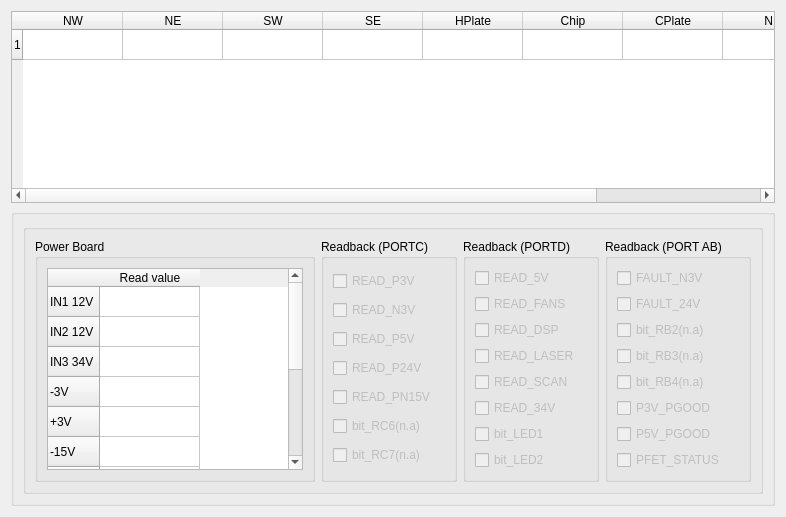
         <widget class="QWidget" name="tab_8">
          <attribute name="title">
           <string>Monitor</string>
          </attribute>
          <layout class="QVBoxLayout" name="verticalLayout_2">
           <item>
            <widget class="QTableWidget" name="temp_matrix">
             <property name="sizePolicy">
              <sizepolicy hsizetype="Minimum" vsizetype="Minimum">
               <horstretch>0</horstretch>
               <verstretch>0</verstretch>
              </sizepolicy>
             </property>
             <property name="rowCount">
              <number>1</number>
             </property>
             <property name="columnCount">
              <number>9</number>
             </property>
             <row/>
             <column>
              <property name="text">
               <string>NW</string>
              </property>
             </column>
             <column>
              <property name="text">
               <string>NE</string>
              </property>
             </column>
             <column>
              <property name="text">
               <string>SW</string>
              </property>
             </column>
             <column>
              <property name="text">
               <string>SE</string>
              </property>
             </column>
             <column>
              <property name="text">
               <string>HPlate</string>
              </property>
             </column>
             <column>
              <property name="text">
               <string>Chip</string>
              </property>
             </column>
             <column>
              <property name="text">
               <string>CPlate</string>
              </property>
             </column>
             <column>
              <property name="text">
               <string>ND</string>
              </property>
             </column>
             <column>
              <property name="text">
               <string>SD</string>
              </property>
             </column>
            </widget>
           </item>
           <item>
            <widget class="QGroupBox" name="groupBox_21">
             <property name="title">
              <string/>
             </property>
             <layout class="QHBoxLayout" name="horizontalLayout_18">
              <item>
               <widget class="QGroupBox" name="groupBox_22">
                <property name="title">
                 <string/>
                </property>
                <layout class="QHBoxLayout" name="horizontalLayout_16">
                 <item>
                  <widget class="QGroupBox" name="groupBox_24">
                   <property name="enabled">
                    <bool>true</bool>
                   </property>
                   <property name="title">
                    <string>Power Board</string>
                   </property>
                   <layout class="QHBoxLayout" name="horizontalLayout_17">
                    <item>
                     <widget class="QTableWidget" name="PB_matrix">
                      <property name="enabled">
                       <bool>true</bool>
                      </property>
                      <row>
                       <property name="text">
                        <string>IN1 12V</string>
                       </property>
                      </row>
                      <row>
                       <property name="text">
                        <string>IN2 12V</string>
                       </property>
                      </row>
                      <row>
                       <property name="text">
                        <string>IN3 34V</string>
                       </property>
                      </row>
                      <row>
                       <property name="text">
                        <string>-3V</string>
                       </property>
                      </row>
                      <row>
                       <property name="text">
                        <string>+3V</string>
                       </property>
                      </row>
                      <row>
                       <property name="text">
                        <string>-15V</string>
                       </property>
                      </row>
                      <row>
                       <property name="text">
                        <string>+15V</string>
                       </property>
                      </row>
                      <row>
                       <property name="text">
                        <string>+5V</string>
                       </property>
                      </row>
                      <row>
                       <property name="text">
                        <string>+24V</string>
                       </property>
                      </row>
                      <row>
                       <property name="text">
                        <string>I Mon[A]</string>
                       </property>
                      </row>
                      <row>
                       <property name="text">
                        <string>TEMP 1</string>
                       </property>
                      </row>
                      <row>
                       <property name="text">
                        <string>TEMP 2</string>
                       </property>
                      </row>
                      <column>
                       <property name="text">
                        <string>Read value</string>
                       </property>
                      </column>
                     </widget>
                    </item>
                   </layout>
                  </widget>
                 </item>
                 <item>
                  <widget class="QGroupBox" name="groupBox_25">
                   <property name="enabled">
                    <bool>true</bool>
                   </property>
                   <property name="title">
                    <string>Readback (PORTC)</string>
                   </property>
                   <layout class="QVBoxLayout" name="verticalLayout_13">
                    <item>
                     <widget class="QCheckBox" name="READ_P3V">
                      <property name="enabled">
                       <bool>false</bool>
                      </property>
                      <property name="text">
                       <string>READ_P3V</string>
                      </property>
                     </widget>
                    </item>
                    <item>
                     <widget class="QCheckBox" name="READ_N3V">
                      <property name="enabled">
                       <bool>false</bool>
                      </property>
                      <property name="text">
                       <string>READ_N3V</string>
                      </property>
                     </widget>
                    </item>
                    <item>
                     <widget class="QCheckBox" name="READ_P5V">
                      <property name="enabled">
                       <bool>false</bool>
                      </property>
                      <property name="text">
                       <string>READ_P5V</string>
                      </property>
                     </widget>
                    </item>
                    <item>
                     <widget class="QCheckBox" name="READ_P24V">
                      <property name="enabled">
                       <bool>false</bool>
                      </property>
                      <property name="text">
                       <string>READ_P24V</string>
                      </property>
                     </widget>
                    </item>
                    <item>
                     <widget class="QCheckBox" name="READ_P15V">
                      <property name="enabled">
                       <bool>false</bool>
                      </property>
                      <property name="text">
                       <string>READ_PN15V</string>
                      </property>
                     </widget>
                    </item>
                    <item>
                     <widget class="QCheckBox" name="bit_RC6">
                      <property name="enabled">
                       <bool>false</bool>
                      </property>
                      <property name="text">
                       <string>bit_RC6(n.a)</string>
                      </property>
                     </widget>
                    </item>
                    <item>
                     <widget class="QCheckBox" name="bit_RC77">
                      <property name="enabled">
                       <bool>false</bool>
                      </property>
                      <property name="text">
                       <string>bit_RC7(n.a)</string>
                      </property>
                     </widget>
                    </item>
                   </layout>
                  </widget>
                 </item>
                 <item>
                  <widget class="QGroupBox" name="groupBox_26">
                   <property name="enabled">
                    <bool>true</bool>
                   </property>
                   <property name="title">
                    <string>Readback (PORTD)</string>
                   </property>
                   <layout class="QVBoxLayout" name="verticalLayout_14">
                    <item>
                     <widget class="QCheckBox" name="READ_5V">
                      <property name="enabled">
                       <bool>false</bool>
                      </property>
                      <property name="text">
                       <string>READ_5V</string>
                      </property>
                     </widget>
                    </item>
                    <item>
                     <widget class="QCheckBox" name="READ_FANS">
                      <property name="enabled">
                       <bool>false</bool>
                      </property>
                      <property name="text">
                       <string>READ_FANS</string>
                      </property>
                     </widget>
                    </item>
                    <item>
                     <widget class="QCheckBox" name="READ_DSP">
                      <property name="enabled">
                       <bool>false</bool>
                      </property>
                      <property name="text">
                       <string>READ_DSP</string>
                      </property>
                     </widget>
                    </item>
                    <item>
                     <widget class="QCheckBox" name="READ_LASER">
                      <property name="enabled">
                       <bool>false</bool>
                      </property>
                      <property name="text">
                       <string>READ_LASER</string>
                      </property>
                     </widget>
                    </item>
                    <item>
                     <widget class="QCheckBox" name="READ_SCAN">
                      <property name="enabled">
                       <bool>false</bool>
                      </property>
                      <property name="text">
                       <string>READ_SCAN</string>
                      </property>
                     </widget>
                    </item>
                    <item>
                     <widget class="QCheckBox" name="READ_34V">
                      <property name="enabled">
                       <bool>false</bool>
                      </property>
                      <property name="text">
                       <string>READ_34V</string>
                      </property>
                     </widget>
                    </item>
                    <item>
                     <widget class="QCheckBox" name="bit_LED1">
                      <property name="enabled">
                       <bool>false</bool>
                      </property>
                      <property name="text">
                       <string>bit_LED1</string>
                      </property>
                     </widget>
                    </item>
                    <item>
                     <widget class="QCheckBox" name="bit_LED2">
                      <property name="enabled">
                       <bool>false</bool>
                      </property>
                      <property name="text">
                       <string>bit_LED2</string>
                      </property>
                     </widget>
                    </item>
                   </layout>
                  </widget>
                 </item>
                 <item>
                  <widget class="QGroupBox" name="groupBox_27">
                   <property name="enabled">
                    <bool>true</bool>
                   </property>
                   <property name="title">
                    <string>Readback (PORT AB)</string>
                   </property>
                   <layout class="QVBoxLayout" name="verticalLayout_17">
                    <item>
                     <widget class="QCheckBox" name="FAULT_N3V">
                      <property name="enabled">
                       <bool>false</bool>
                      </property>
                      <property name="text">
                       <string>FAULT_N3V</string>
                      </property>
                     </widget>
                    </item>
                    <item>
                     <widget class="QCheckBox" name="FAULT_24V">
                      <property name="enabled">
                       <bool>false</bool>
                      </property>
                      <property name="text">
                       <string>FAULT_24V</string>
                      </property>
                     </widget>
                    </item>
                    <item>
                     <widget class="QCheckBox" name="bit_RB2">
                      <property name="enabled">
                       <bool>false</bool>
                      </property>
                      <property name="text">
                       <string>bit_RB2(n.a)</string>
                      </property>
                     </widget>
                    </item>
                    <item>
                     <widget class="QCheckBox" name="bit_RB3">
                      <property name="enabled">
                       <bool>false</bool>
                      </property>
                      <property name="text">
                       <string>bit_RB3(n.a)</string>
                      </property>
                     </widget>
                    </item>
                    <item>
                     <widget class="QCheckBox" name="bit_RB4">
                      <property name="enabled">
                       <bool>false</bool>
                      </property>
                      <property name="text">
                       <string>bit_RB4(n.a)</string>
                      </property>
                     </widget>
                    </item>
                    <item>
                     <widget class="QCheckBox" name="P3V_PGOOD">
                      <property name="enabled">
                       <bool>false</bool>
                      </property>
                      <property name="text">
                       <string>P3V_PGOOD</string>
                      </property>
                     </widget>
                    </item>
                    <item>
                     <widget class="QCheckBox" name="P5V_PGOOD">
                      <property name="enabled">
                       <bool>false</bool>
                      </property>
                      <property name="text">
                       <string>P5V_PGOOD</string>
                      </property>
                     </widget>
                    </item>
                    <item>
                     <widget class="QCheckBox" name="PFET_STATUS">
                      <property name="enabled">
                       <bool>false</bool>
                      </property>
                      <property name="text">
                       <string>PFET_STATUS</string>
                      </property>
                     </widget>
                    </item>
                   </layout>
                  </widget>
                 </item>
                </layout>
               </widget>
              </item>
             </layout>
            </widget>
           </item>
          </layout>
         </widget>
